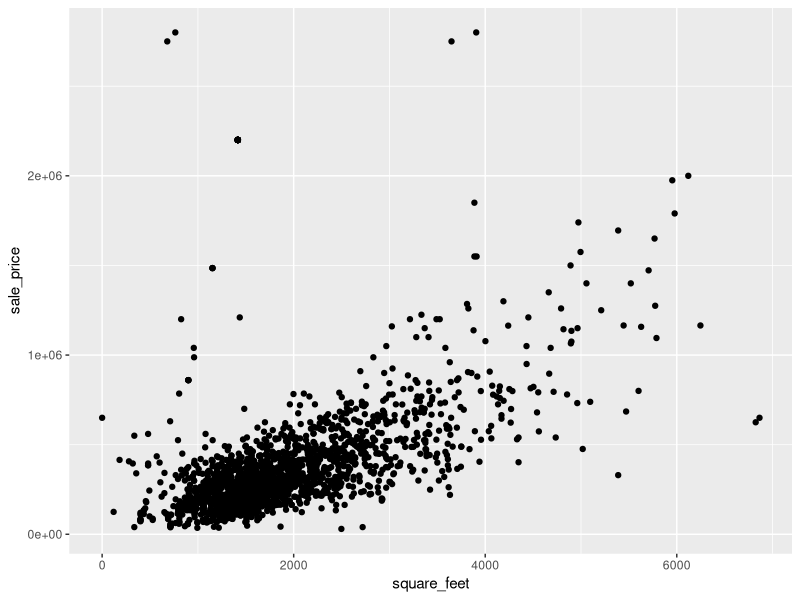
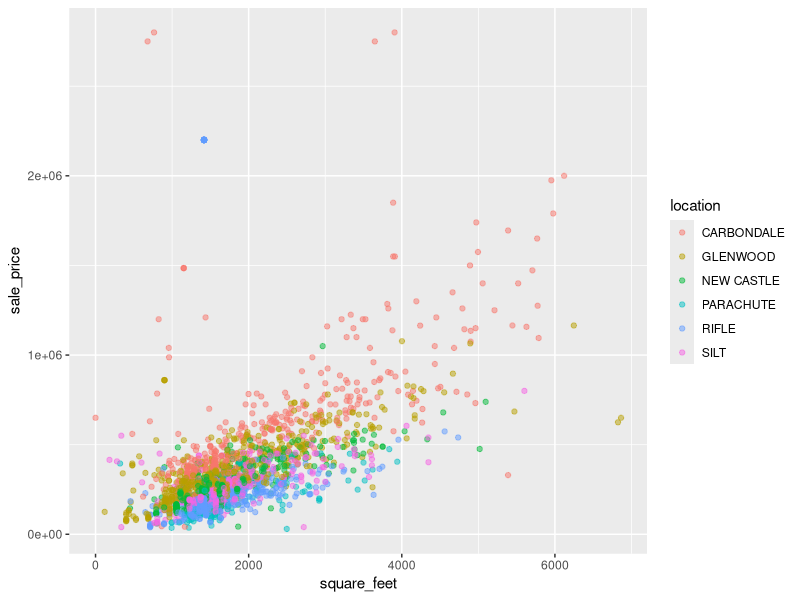
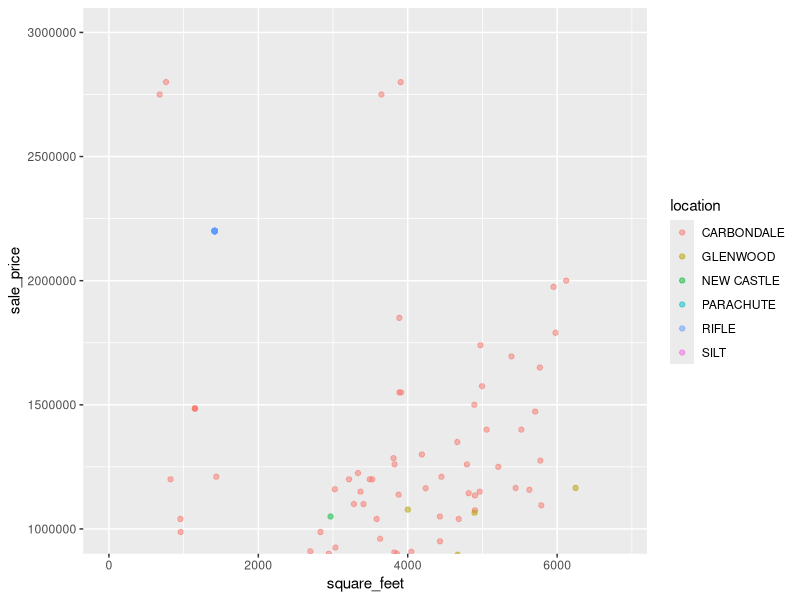
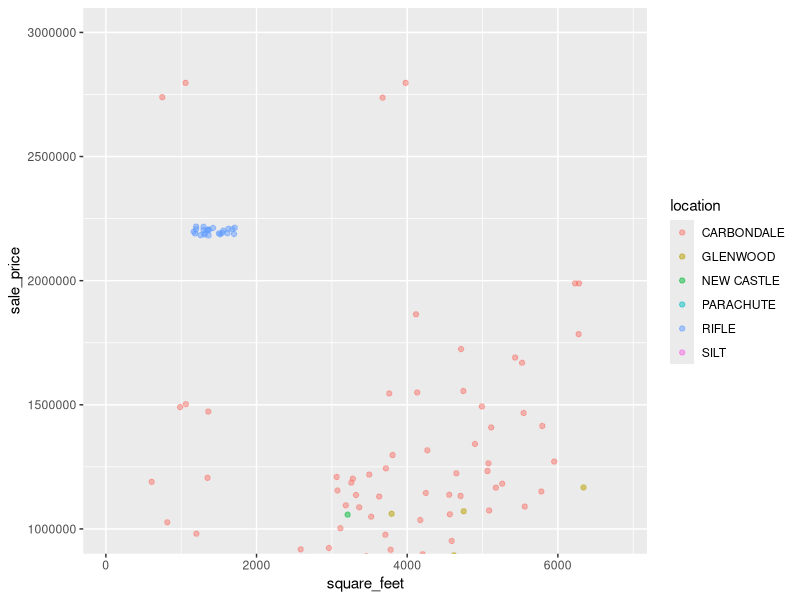
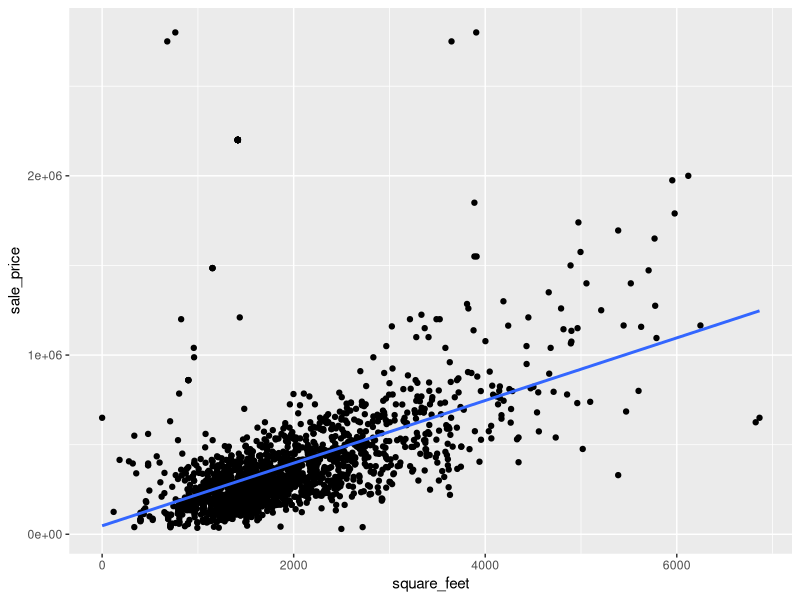
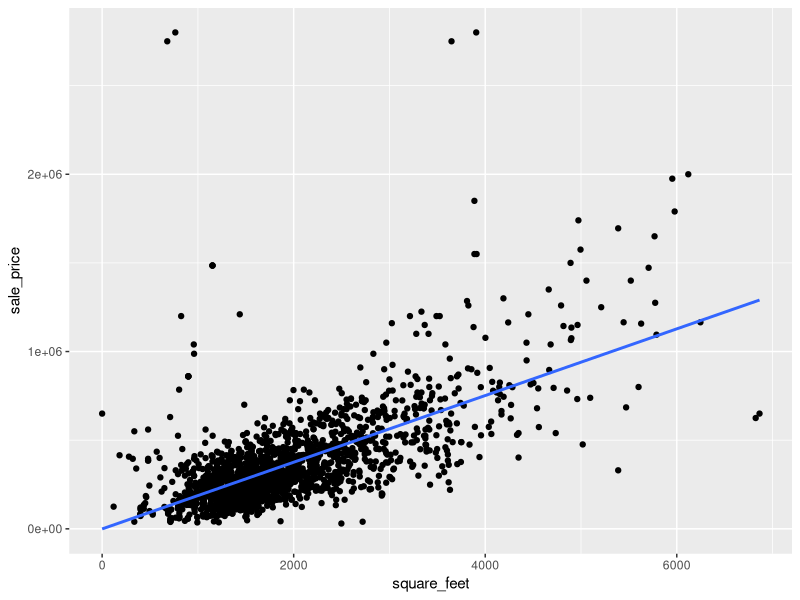
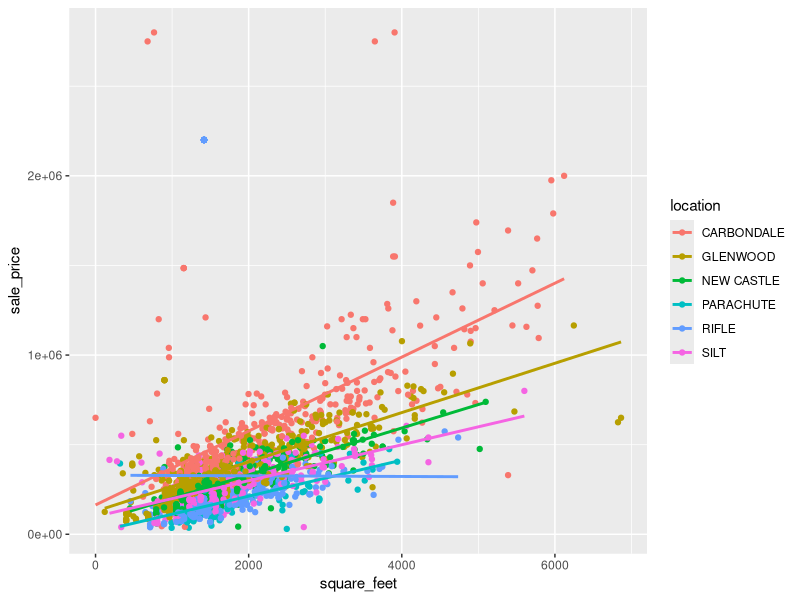
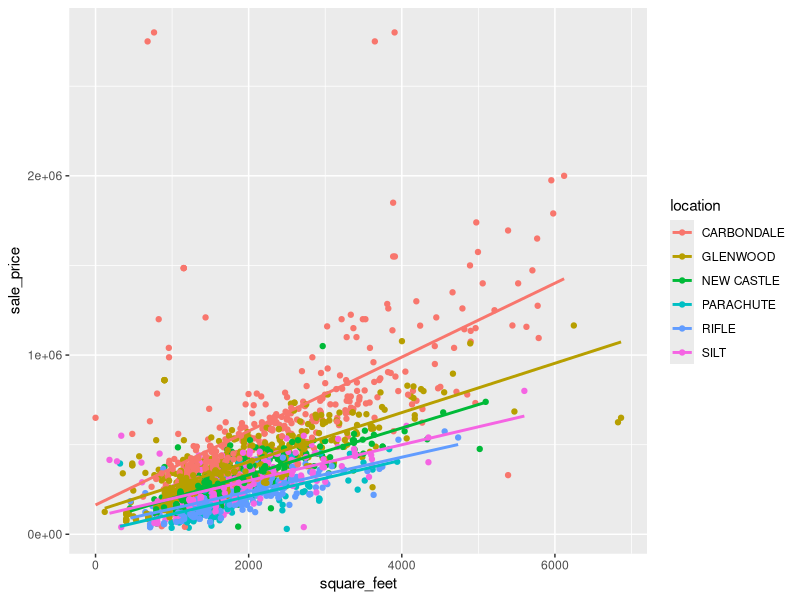

The R script that drew these images, in order:
## ---- chunk 1
knitr::opts_chunk$set(echo = TRUE, fig.width = 6, fig.height = 3.7)
## ---- chunk 2
# This chunk includes the data processing steps to wrangle and clean the data
library(tidyverse) # For reading-in, wrangling, visualizing the data, and for pipe operator
library(readxl) # Tidyverse package for reading in Excel files
library(magrittr) # For the '%<>%' pipe operator

# Read-in townhomes and condo sales data
townhomes <- read_xlsx("2017-comparable-sales-condos-townhomes.xlsx") 

# Read-in single family home sales data
single_family <- read_xlsx("2017-comparable-sales-single-family.xlsx") 

# Check column names and formats
glimpse(townhomes) 
glimpse(single_family)
# 'sale_price' column was coerced to numeric and special characters '$' and ',' removed

# Replace spaces in column names with underscores ('_') and make names lowercase
# the package 'magrittr' is used for the pipe operator, this is loaded with the 'tidyverse' library
colnames(townhomes) %<>% str_replace_all("\\s", "_") %<>% tolower() 
colnames(single_family) %<>% str_replace_all("\\s", "_") %<>% tolower()

# Rename column "actual_year_built" as "year_built" for consistency between datasets
townhomes <- townhomes %>% 
  rename(year_built = actual_year_built) 

# Add a "classifcation" column to the single_family dataset and set all values to "Single Family"
single_family <- single_family %>% 
  mutate(classification = "Single Family")

# bind_rows() throws an error b/c 'reception' column is numeric in townhomes dataset; convert to character
townhomes$reception <- as.character(townhomes$reception)

# Combine the datasets into one
# This dataset contains errors which we will see later 
home_sales_errors <- bind_rows(single_family, townhomes)
glimpse(home_sales_errors)
# No new columns were created during the 'bind_rows()' process, indicating all colums align
# Remove single_family and townhomes dataframes because they are no longer needed
rm(single_family, townhomes)

# unique(home_sales_errors$classification) reveals a "Garage Only" type. Drop this.
home_sales_errors <- home_sales_errors %>% filter(classification != "Garage Only") 

# Rename the column "heated area" to "square_feet" for clarity, though technically not correct
home_sales_errors <- home_sales_errors %>% 
  rename(square_feet = heated_area)
## ---- chunk 3
glimpse(home_sales_errors)
## ---- chunk 4
ggplot(data = home_sales_errors, aes(x = square_feet, y = sale_price)) +
  geom_point()
## ---- chunk 5
ggplot(data = home_sales_errors, 
       aes(x = square_feet, y = sale_price, color = location)) +
  geom_point(alpha = 0.5)
## ---- chunk 6
ggplot(data = home_sales_errors, 
       aes(x = square_feet, y = sale_price, color = location)) +
  geom_point(alpha = 0.5) +
  coord_cartesian(ylim = c(1000000, 3000000))
## ---- chunk 7
ggplot(data = home_sales_errors, 
       aes(x = square_feet, y = sale_price, color = location)) +
  geom_jitter(alpha = 0.5, width = 300, height = 20000) +
  coord_cartesian(ylim = c(1000000, 3000000))
## ---- chunk 8
# High sale price observations
home_sales_errors %>% arrange(desc(sale_price)) %>% select(c("sale_price", "location", "classification", "bedrooms", "square_feet")) %>% head(30)
## ---- chunk 9
# Remove erroneous high sale price observations
home_sales_fixed <- home_sales_errors %>% filter(location != "RIFLE" | classification != "Townhome" | sale_price != 2200000)
home_sales_fixed %>% filter(location == "RIFLE" & classification == "Townhome") %>% arrange(desc(sale_price)) %>% head(10)
## ---- chunk 10
ggplot(data = home_sales_errors, aes(x = square_feet, y = sale_price)) + 
  geom_point() + 
  geom_smooth(method = "lm", se = FALSE) # Method set to lm for the linear model
## ---- chunk 11
ggplot(data = home_sales_fixed, aes(x = square_feet, y = sale_price)) + 
  geom_point() + 
  geom_smooth(method = "lm", se = FALSE) # Method set to lm for the linear model
## ---- chunk 12
ggplot(data = home_sales_errors, 
       aes(x = square_feet, y = sale_price, color = location)) + 
  geom_point() + 
  geom_smooth(method = "lm", se = FALSE) # Method set to lm for the linear model
## ---- chunk 13
ggplot(data = home_sales_fixed, 
       aes(x = square_feet, y = sale_price, color = location)) + 
  geom_point() + 
  geom_smooth(method = "lm", se = FALSE) # Method set to lm for the linear model
## ---- chunk 14
ggplot(home_sales_errors, aes(square_feet, sale_price, color = location)) +
  geom_point(alpha = 0.5) +
  geom_smooth(method = "lm", se = FALSE) +
  facet_wrap(~ location)
## ---- chunk 15
ggplot(home_sales_fixed, aes(square_feet, sale_price, color = location)) +
  geom_point(alpha = 0.5) +
  geom_smooth(method = "lm", se = FALSE) +
  facet_wrap(~ location)
## ---- chunk 16
ggplot(home_sales_fixed, 
       aes(x = reorder(location, sale_price, fun = median), 
           y = sale_price, fill = location)) + 
  geom_boxplot() + theme(legend.position = "bottom") +
  labs(x = "Ordered by Median Sale Price", y = "Sale Price")
## ---- chunk 17
ggplot(home_sales_errors, 
       aes(x = reorder(location, sale_price, fun = median), 
           y = sale_price, fill = location)) + 
  geom_boxplot() + theme(legend.position = "bottom") +
  labs(x = "Ordered by Median Sale Price", y = "Sale Price")
## ---- chunk 18
# Import seattle rain gauge dataset
seattle_rain <- read_csv("Observed_Monthly_Rain_Gauge_Accumulations_Oct_2002_to_May_2017.csv")
## ---- chunk 19
seattle_rain # Display Monthly Rain Gauge Accumulations for Seattle
## ---- chunk 20
library(tidyr) 
seattle_rain_tall <- seattle_rain %>% 
  gather(RG01:RG20_25, key = rain_gauge, value = precip_inches) 
seattle_rain_tall
## ---- chunk 21
library(tidyr) 
seattle_rain_tall <- seattle_rain %>% 
  gather(key = rain_gauge, value = precip_inches, -Date) # Same result as before!
seattle_rain_tall 
## ---- chunk 22
carbondale <- home_sales_fixed %>% 
  filter(location == "CARBONDALE")
model <- lm(sale_price ~ square_feet, data = carbondale)
summary(model)
## ---- chunk 23
library(broom)
tidy(model)
## ---- chunk 24
carbondale <- home_sales_fixed %>% 
  filter(location == "CARBONDALE")
model1 <- lm(sale_price ~ square_feet, data = carbondale)
glenwood <- home_sales_fixed %>% 
  filter(location == "GLENWOOD")
model2 <- lm(sale_price ~ square_feet, data = glenwood)
bind_rows(tidy(model1), tidy(model2))
## ---- chunk 25
home_sales_fixed_models <- home_sales_fixed %>% 
  nest(-location)
home_sales_fixed_models
## ---- chunk 26
home_sales_fixed %>% 
  group_by(location) %>% 
  nest()
## ---- chunk 27
home_sales_fixed_models$data[[3]]
## ---- chunk 28
unnest(home_sales_fixed_models)
## ---- chunk 29
library(purrr)
home_sales_fixed_models <- home_sales_fixed %>%
  nest(-location) %>% 
  mutate(models = map(data, ~lm(sale_price ~ square_feet, .))) 
  # data has been passed into lm through map function
  # dot "." is used for data in the lm call
home_sales_fixed_models
## ---- chunk 30
home_sales_fixed_models$models[[3]]
## ---- chunk 31
home_sales_fixed_models <- home_sales_fixed %>%
  nest(-location) %>% 
  mutate(models = map(data, ~lm(sale_price ~ square_feet, .))) %>% 
  mutate(tidied = map(models, tidy))
home_sales_fixed_models
## ---- chunk 32
home_sales_fixed_models$tidied[[3]]
## ---- chunk 33
location_coeffs <- home_sales_fixed %>%
  nest(-location) %>% 
  mutate(models = map(data, ~lm(sale_price ~ square_feet, .))) %>% 
  mutate(tidied = map(models, tidy)) %>% 
  unnest(tidied)
location_coeffs
## ---- chunk 34
location_slopes <-  location_coeffs %>% 
  filter(term == "square_feet")%>% 
  arrange(estimate)
location_slopes
## ---- chunk 35
location_slopes <-  location_coeffs %>% 
  filter(term == "square_feet")%>% 
  mutate(p.adjusted = p.adjust(p.value)) %>% 
  arrange(estimate)
location_slopes
## ---- chunk 36
library(modelr) # for add_residuals function
rifle <- filter(home_sales_errors, location == "RIFLE")
rifle_model <- lm(sale_price ~ square_feet, data = rifle)
rifle %>% 
  add_residuals(rifle_model) %>% 
  ggplot(aes(square_feet, resid)) + # new resid column
  geom_hline(yintercept = 0, color = "white", size = 3) +
  geom_line() +
  ggtitle("Remaining pattern")
## ---- chunk 37
rifle <- filter(home_sales_fixed, location == "RIFLE")
rifle_model <- lm(sale_price ~ square_feet, data = rifle)
rifle %>% 
  add_residuals(rifle_model) %>% 
  ggplot(aes(square_feet, resid)) +
  geom_hline(yintercept = 0, color = "white", size = 3) +
  geom_line() +
  ggtitle("Remaining pattern")
## ---- chunk 38
home_sales_fixed_models <- home_sales_fixed_models %>% 
  # Add 'resid' column to 'data' list columns with mutate 
  # Call add_residuals() with each model-data pair
  mutate(data = map2(data, models, add_residuals)) 
home_sales_fixed_models
## ---- chunk 39
home_sales_fixed_models$data[[3]] %>%
  # Select a few columns...
  select(sale_price, square_feet, resid)
## ---- chunk 40
resids <- unnest(home_sales_fixed_models, data)
resids %>% 
  ggplot(aes(square_feet, resid)) +
  geom_line(aes(group = location, color=location), alpha = 1 / 3) +
  geom_smooth(se = FALSE)
## ---- chunk 41
resids %>% 
  ggplot(aes(square_feet, resid, color = location)) +
  geom_line(alpha = 1 / 3) +
  facet_wrap(~ location)
## ---- chunk 42
home_sales_errors %>% 
  nest(-location) %>% # Step 1
  mutate(models = map(data, ~lm(sale_price ~ square_feet, .))) %>% # Step 2
  mutate(data = map2(data, models, add_residuals)) %>% # Step 3
  unnest(data) %>% #Step 4
  ggplot(aes(square_feet, resid, color = location)) + #Step 5 - plot!
  geom_line(alpha = 1 / 3) +
  facet_wrap(~ location)
## ---- chunk 43
home_sales_fixed_models <- home_sales_fixed_models %>% 
  mutate(augmented = map(models, broom::augment))
home_sales_fixed_models
## ---- chunk 44
augment_results <- home_sales_fixed_models %>%
  unnest(augmented)
glimpse(augment_results)
## ---- chunk 45
augment_results %>%  
ggplot(aes(square_feet, .resid, color = location)) +
  geom_line(alpha = 1 / 3) +
  facet_wrap(~ location)
## ---- chunk 46
home_sales_fixed_models <- home_sales_fixed_models %>% 
  mutate(glanced = map(models, broom::glance))
home_sales_fixed_models
## ---- chunk 47
glance_results <- home_sales_fixed_models %>% 
  unnest(glanced)
glance_results
## ---- chunk 48
glance_results <- home_sales_fixed_models %>% 
  # Supress nested columns with ".drop = TRUE"
  unnest(glanced, .drop = TRUE)
glance_results
